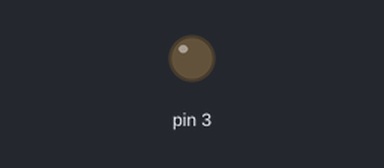
Bench run of a sketch on a simulated Arduino Uno, built with avr-gcc and run on an emulated ATmega328P. Shown: output pins drawn as LEDs (lit = HIGH). What the sketch prints to the serial monitor is not drawn.

Above: at 0.15 s.
At 37.88 s:
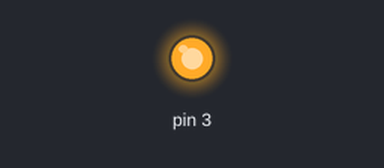
Timing chart, 0 to 37.9 s (numbered marks = the images above):
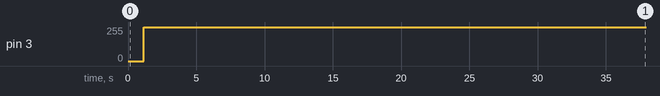

Measured:
- by itself, pin 3: 0/255 → 255/255 at 1.1 s

The sketch:

LED_CONTROL_ANALOG.ino
```cpp
//하드웨어의 아날로그를 이용하여 LED밝기 조절
void setup() {
    Serial.begin(9600);
}

void loop() {
    for(int i = 0; i <= 255; i++) {  //LED 밝기 올리기
        analogWrite(3, i);
        Serial.println(i);
        delay(1);
    }
    for(int i = 255; i >= 0; i--) {  //LED 밝기 내리기
        analogWrite(3, i);
        Serial.println(i);
        delay(1);
    }
}
```
